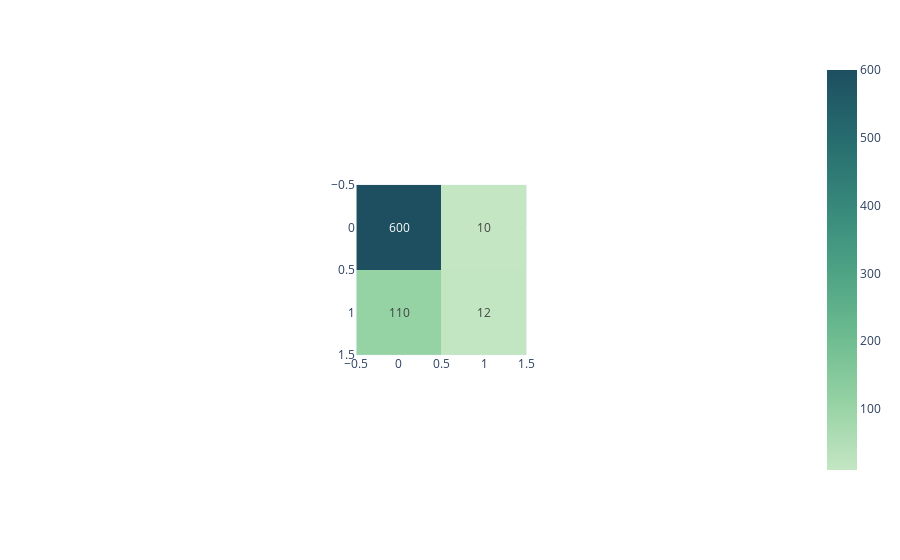

The cell this chart's notebook holds for it:
### Code cell
px.imshow(confusion_matrix(y_test,y_pred),text_auto=True,color_continuous_scale="blugrn")

### Figure 1 — Plotly figure (JSON) as saved in the notebook; plotly's stock layout.template omitted (floating-point values rounded to 4 significant figures)
{"data": [{"coloraxis": "coloraxis", "hovertemplate": "x: %{x}<br>y: %{y}<br>color: %{z}<extra></extra>", "name": "0", "texttemplate": "%{z}", "type": "heatmap", "xaxis": "x", "yaxis": "y", "z": [[600, 10], [110, 12]]}], "layout": {"autosize": true, "coloraxis": {"colorscale": [[0, "rgb(196, 230, 195)"], [0.1667, "rgb(150, 210, 164)"], [0.3333, "rgb(109, 188, 144)"], [0.5, "rgb(77, 162, 132)"], [0.6667, "rgb(54, 135, 122)"], [0.8333, "rgb(38, 107, 110)"], [1, "rgb(29, 79, 96)"]]}, "margin": {"t": 60}, "xaxis": {"anchor": "y", "autorange": true, "constrain": "domain", "domain": [0.3822, 0.6178], "range": [-0.5, 1.5], "scaleanchor": "y"}, "yaxis": {"anchor": "x", "autorange": true, "constrain": "domain", "domain": [0, 1], "range": [1.5, -0.5]}}}
